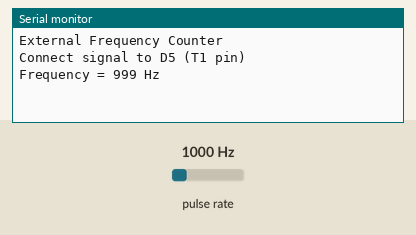
Recording of a sketch running on a simulated Arduino Uno, built with avr-gcc and run on an emulated ATmega328P. Parts: the last lines printed to the serial monitor. Wiring (inferred from the names in the program): pulse sensor: data pin 5. The test bench sets the inputs (shaded band); at power-on: pulse rate 1000 Hz.

Above: at 1.2 s.
1.3 s: pulse rate (sensor on pin 5) set to 100 Hz
At 2.3 s:
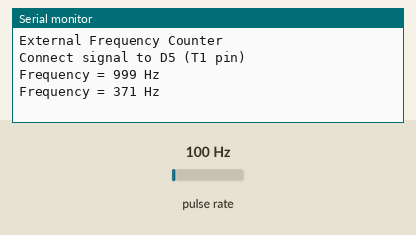
2.8 s: pulse rate (sensor on pin 5) set to 1250 Hz
At 3.8 s:
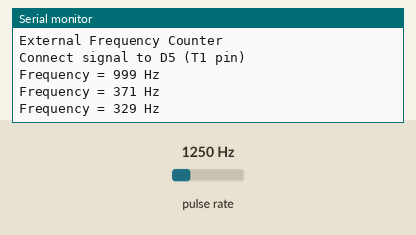
Timing chart, 0 to 5.8 s (numbered marks = the images above; inputs shaded):
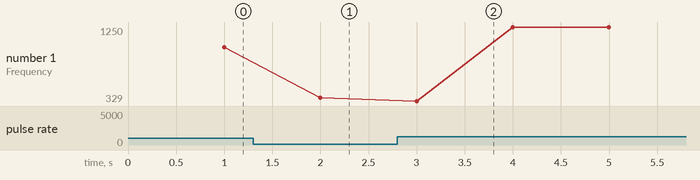

The sketch:

timer.ino
```cpp
volatile unsigned long overflowCount = 0;
volatile unsigned int msCount = 0;

volatile unsigned long frequency = 0;
volatile bool newReading = false;

void setup()
{
  Serial.begin(9600);

  pinMode(5, INPUT);       // D5 = T1 external counter input

  // ---------------- TIMER1 ----------------
  TCCR1A = 0;
  TCCR1B = 0;
  TCNT1 = 0;

  // Enable Timer1 overflow interrupt
  TIMSK1 |= (1 << TOIE1);

  // External clock on T1 pin (D5), rising edge
  TCCR1B |= (1 << CS12) | (1 << CS11) | (1 << CS10);

  // CS12 CS11 CS10 = 111
  // External clock source on T1 pin, rising edge

  // ---------------- TIMER2 ----------------
  // Timer2 creates accurate 1 ms timing interval

  TCCR2A = 0;
  TCCR2B = 0;
  TCNT2 = 0;

  // CTC mode
  TCCR2A |= (1 << WGM21);

  // For 1 ms:
  // 16 MHz / 64 = 250 kHz
  // Timer period = 4 us
  // 250 counts = 1 ms
  OCR2A = 249;

  // Timer2 prescaler = 64
  TCCR2B |= (1 << CS22);

  // Enable Timer2 compare interrupt
  TIMSK2 |= (1 << OCIE2A);

  Serial.println("External Frequency Counter");
  Serial.println("Connect signal to D5 (T1 pin)");
}

ISR(TIMER1_OVF_vect)
{
  overflowCount++;
}

ISR(TIMER2_COMPA_vect)
{
  msCount++;

  if (msCount >= 1000)
  {
    TCCR1B &= ~((1 << CS12) | (1 << CS11) | (1 << CS10));

    frequency =
        (overflowCount * 65536UL) + TCNT1;

    TCNT1 = 0;
    overflowCount = 0;
    msCount = 0;

    newReading = true;

    TCCR1B |= (1 << CS12) | (1 << CS11) | (1 << CS10);
  }
}

void loop()
{
  if (newReading)
  {
    noInterrupts();

    unsigned long f = frequency;
    newReading = false;

    interrupts();

    Serial.print("Frequency = ");
    Serial.print(f);
    Serial.println(" Hz");
  }
}
```

Measured:
- after the input at 1.3 s, the serial monitor: prints a new line after 0.70 s (image 1)
- after the input at 2.8 s, the serial monitor: prints a new line after 0.20 s (image 2)
- plotted number 1: 999 → 371 after the input at 1.3 s, 371 → 1250 after the input at 2.8 s
